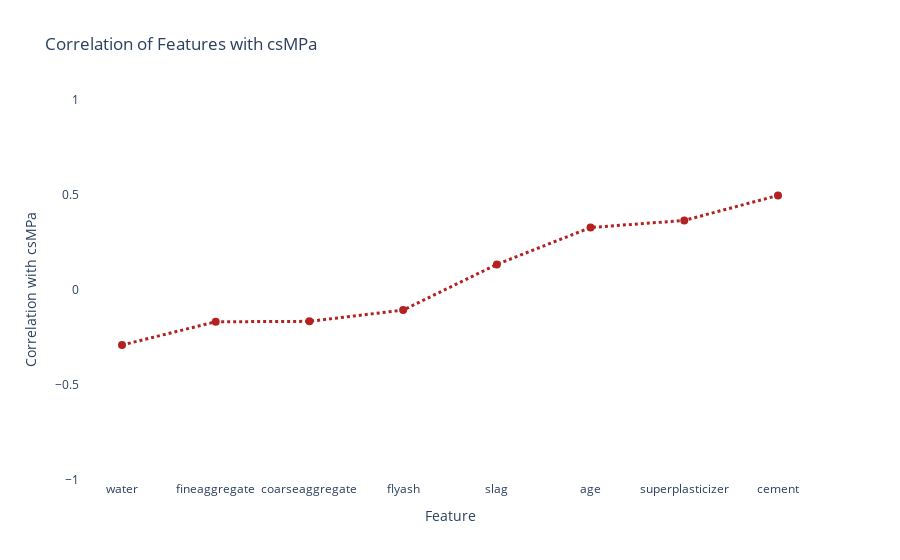

Source (notebook cell):
### Markdown cell above
## 🔍 Feature Correlation with Concrete Strength (`csMPa`)

We can now examine how each feature in the dataset correlates with the target variable `csMPa` (Concrete Compressive Strength). We'll use a **dotted line chart** to visualize all correlations side by side.

This will help us quickly identify which features are most influential in predicting concrete strength.

### Code cell
import plotly.express as px

# Select only numeric columns
numeric_df = df.select_dtypes(include='number')

# Compute correlations with csMPa and sort them
corr_values = numeric_df.corr()['csMPa'].drop('csMPa').sort_values()

# Create a line chart with dotted lines and markers
fig = px.line(
    x=corr_values.index,
    y=corr_values.values,
    markers=True,
    title='Correlation of Features with csMPa',
    labels={'x': 'Feature', 'y': 'Correlation Coefficient'}
)

# Style the line as dotted
fig.update_traces(
    line=dict(dash='dot', width=3, color='firebrick'),
    marker=dict(size=8)
)

# Adjust layout for better readability
fig.update_layout(
    yaxis_range=[-1, 1],
    xaxis_title='Feature',
    yaxis_title='Correlation with csMPa',
    plot_bgcolor='white'
)

fig.show()

### Figure 1 — Plotly figure (JSON) as saved in the notebook; plotly's stock layout.template omitted (floating-point values rounded to 4 significant figures)
{"data": [{"hovertemplate": "Feature=%{x}<br>Correlation Coefficient=%{y}<extra></extra>", "legendgroup": "", "line": {"color": "firebrick", "dash": "dot", "width": 3}, "marker": {"size": 8, "symbol": "circle"}, "mode": "lines+markers", "name": "", "orientation": "v", "showlegend": false, "type": "scatter", "x": ["water", "fineaggregate", "coarseaggregate", "flyash", "slag", "age", "superplasticizer", "cement"], "xaxis": "x", "y": [-0.2896, -0.1672, -0.1649, -0.1058, 0.1348, 0.3289, 0.3661, 0.4978], "yaxis": "y"}], "layout": {"autosize": true, "legend": {"tracegroupgap": 0}, "plot_bgcolor": "white", "title": {"text": "Correlation of Features with csMPa"}, "xaxis": {"anchor": "y", "autorange": true, "domain": [0, 1], "range": [-0.4352, 7.435], "title": {"text": "Feature"}, "type": "category"}, "yaxis": {"anchor": "x", "domain": [0, 1], "range": [-1, 1], "title": {"text": "Correlation with csMPa"}, "type": "linear"}}}
